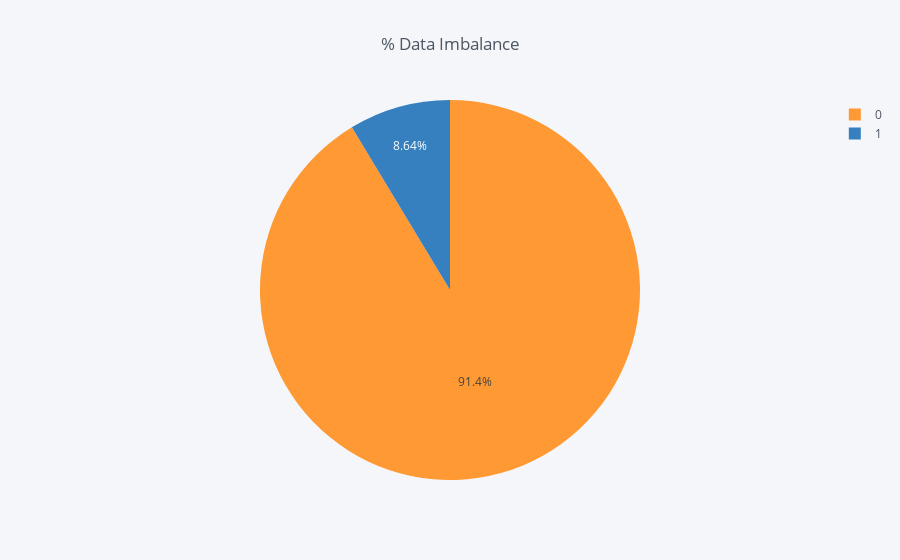

Write notebook code for a chart like this one.
### Code cell
temp = data3['churn'].value_counts()
df_1 = pd.DataFrame({'labels': temp.index,'values': temp.values})
df_1.iplot(kind='pie',labels='labels',values='values', title="% Data Imbalance")

### Figure 1 — Plotly figure (JSON) as saved in the notebook; plotly's stock layout.template omitted (floating-point values rounded to 4 significant figures)
{"data": [{"labels": [0, 1], "marker": {"colors": ["rgba(255, 153, 51, 1.0)", "rgba(55, 128, 191, 1.0)"]}, "name": "", "type": "pie", "values": [27418, 2593]}], "layout": {"legend": {"bgcolor": "#F5F6F9", "font": {"color": "#4D5663"}}, "paper_bgcolor": "#F5F6F9", "plot_bgcolor": "#F5F6F9", "title": "% Data Imbalance", "titlefont": {"color": "#4D5663"}}}
